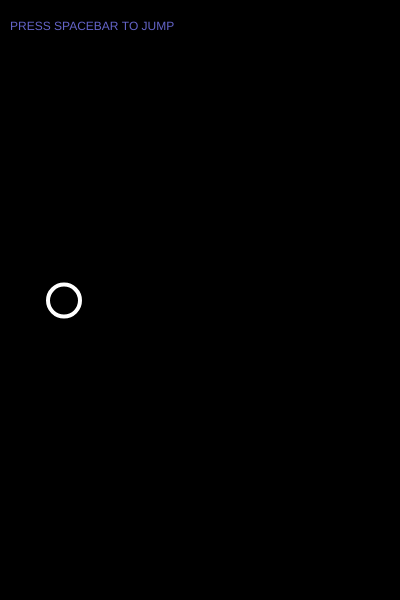
Frame 1 (no input)
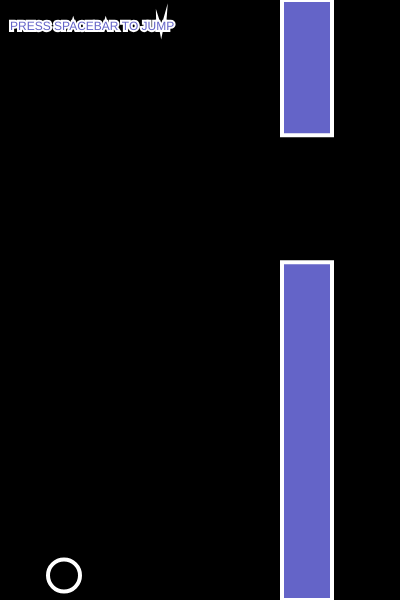
Frame 60 (no input)
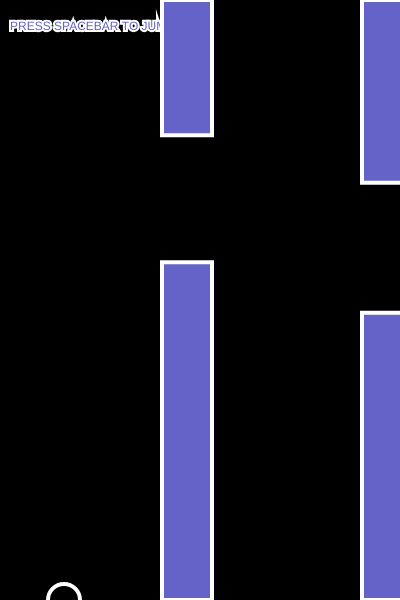
Frame 120 (the mouse pressed at the canvas centre since frame 60)

The p5.js sketch that drew these frames (run headless with seeded random() and noise() and a simulated clock; from frame 60 on, the mouse is pressed at the canvas centre):

// p5.js sketch
// ── sketch.js
class Bird {
  constructor(){
    this.x = 64;
    this.y = height/2;
    this.gravity = 0.6;
    this.lift = -15;
    this.velocity = 0;
  }
  show(){
    stroke(255);
    strokeWeight(4);
    noFill();
    ellipse(this.x, this.y, 32);
  }
  update(){
    this.velocity += this.gravity;
    this.velocity *= 0.9;
    this.y += this.velocity;
    if (this.y > height) {
      this.y = height;
      this.velocity = 0;
    }
    if (this.y < 0) {
      this.y = 0;
      this.velocity = 0;
    }
  }
  up(){
    this.velocity += this.lift;
  }
}

class Pipe {
  constructor(){
    this.spacing = random(70, height/4);
    this.center = random(this.spacing, height-this.spacing);
    this.top = this.center - this.spacing/2;
    this.bottom = height - (this.center + this.spacing/2);
    this.x = width;
    this.w = 50;
    this.speed = 2;
    this.highlight = false;
    // this.highlight2 = true;
  }
  show(){
    if (this.highlight){
      fill(255, 0, 0);
    }else if(this.highlight2){
      fill(0, 255, 0);
    }
    rect(this.x, 0, this.w, this.top);
    rect(this.x, height - this.bottom, this.w, this.bottom);
  }
  update(){
    this.x -= this.speed;

  }
  offscreen(){
    if (this.x < -this.w){
      return true; // this.x < -this.w evaluates true or false
    } else{
      return false;
    }
  }
  hits(bird){
    if (bird.y < this.top || bird.y > height - this.bottom){
      if (bird.x > this.x && bird.x < this.x + this.w){
        this.highlight = true;
        return true;
      }
    }
    // this.highlight = false;
    // return false;
  }
  // notHits(bird){
  //   score += score;
  //}

}

var bird;
var pipes = [];
var index = 0;
var space = [" "];
var score = 0;

function setup(){
  createCanvas(400, 600);
  bird = new Bird();
  pipes.push(new Pipe());
}

function draw(){
  background(0);
  fill(100, 100, 200);
  text(20);
  text("PRESS SPACEBAR TO JUMP", 10, 30);
  //text(score, 350, 30);
  for (var i = pipes.length - 1; i >= 0; i--){
    pipes[i].show();
    pipes[i].update();
    if (bird.y > pipes.top || bird.y < height - pipes.bottom){
      console.log("+1");
      pipes.notHits(bird);
    }
    if (pipes[i].hits(bird)){
      score += score
       fill(255, 0, 0);
       textSize(30);
       text("OH NO! YOU DIED!", 10, 30);
       text("REFRESH THE PAGE TO", 10, 60);
       text("TRY AGAIN", 10, 90);
      // text("SCORE OF", 10, 120);
      // text(score, 10, 150);
       console.log("hit");
       index += 1;
       text(space[index], 0, 0);
     }
  //   if (pipes[i].notHits(bird)){
  //     fill(0, 255, 0);
  //     textSize(30);
  //     text("+$$$", bird.x, bird.y);
  //     console.log("not hit");
  // }
    if (pipes[i].offscreen()){
      pipes.splice(i, 1);
    }
  }
  bird.update();
  bird.show();
  if (frameCount % 100 == 0){
    pipes.push(new Pipe());
  }
}

function keyPressed(){
  if (key == ' '){
    bird.up();
    //console.log("You pressed the spacebar");
  }
}
